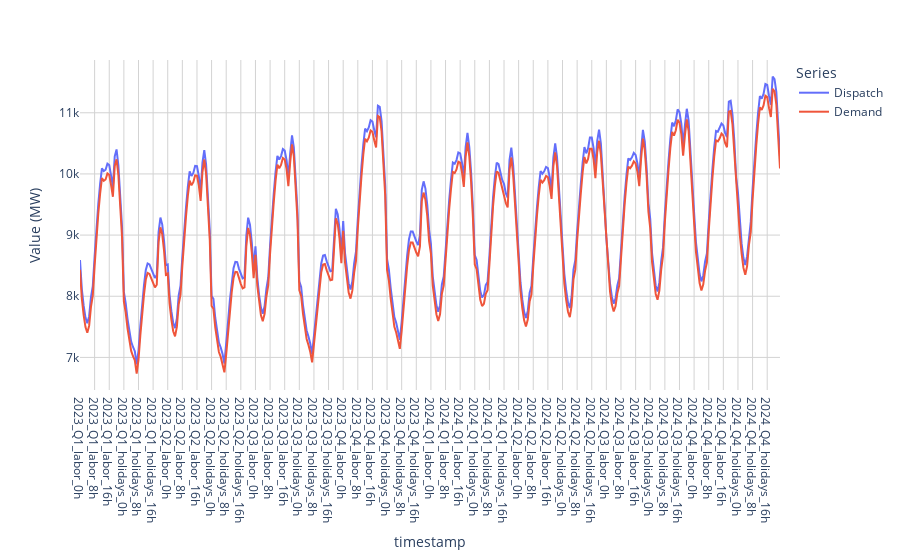

Notebook code for this chart:
### Markdown cell above
### 3.4.1 Is Demand on Switch met by Switch Dispatch?

### Code cell
# Merge tables, result will be: timepoints, timestamp, zone_demand_mw, dispatch_wide 
demand_x_dispatch = pd.merge(loads, dispatch_sys, on='timepoints', how='inner')
# Sort by Timepoints
demand_x_dispatch = demand_x_dispatch.sort_values(by='timepoints')
# Rename columns for better undestanding
demand_x_dispatch.rename(columns={'DispatchGen_MW': 'Dispatch', 'zone_demand_mw': 'Demand'}, inplace=True)

fig = px.line(
    demand_x_dispatch,
    x='timestamp',
    y=['Dispatch', 'Demand'],
    labels={'value': 'Value (MW)', 'variable': 'Series'})
fig.update_layout(plot_bgcolor='white',xaxis=dict(gridcolor='lightgray'),yaxis=dict(gridcolor='lightgray'))
fig.show()

### Figure 1 — Plotly figure (JSON) as saved in the notebook; plotly's stock layout.template omitted (floating-point values rounded to 4 significant figures; data arrays with more than 128 entries replaced by an {"elided": "..."} marker saying what was removed)
{"data": [{"hovertemplate": "Series=Dispatch<br>timestamp=%{x}<br>Value (MW)=%{y}<extra></extra>", "legendgroup": "Dispatch", "line": {"color": "#636efa", "dash": "solid"}, "marker": {"symbol": "circle"}, "mode": "lines", "name": "Dispatch", "orientation": "v", "showlegend": true, "type": "scatter", "x": {"elided": "384 str values"}, "xaxis": "x", "y": {"elided": "384 float values"}, "yaxis": "y"}, {"hovertemplate": "Series=Demand<br>timestamp=%{x}<br>Value (MW)=%{y}<extra></extra>", "legendgroup": "Demand", "line": {"color": "#EF553B", "dash": "solid"}, "marker": {"symbol": "circle"}, "mode": "lines", "name": "Demand", "orientation": "v", "showlegend": true, "type": "scatter", "x": {"elided": "384 str values"}, "xaxis": "x", "y": {"elided": "384 float values"}, "yaxis": "y"}], "layout": {"legend": {"title": {"text": "Series"}, "tracegroupgap": 0}, "margin": {"t": 60}, "plot_bgcolor": "white", "xaxis": {"anchor": "y", "domain": [0, 1], "gridcolor": "lightgray", "title": {"text": "timestamp"}}, "yaxis": {"anchor": "x", "domain": [0, 1], "gridcolor": "lightgray", "title": {"text": "Value (MW)"}}}}
